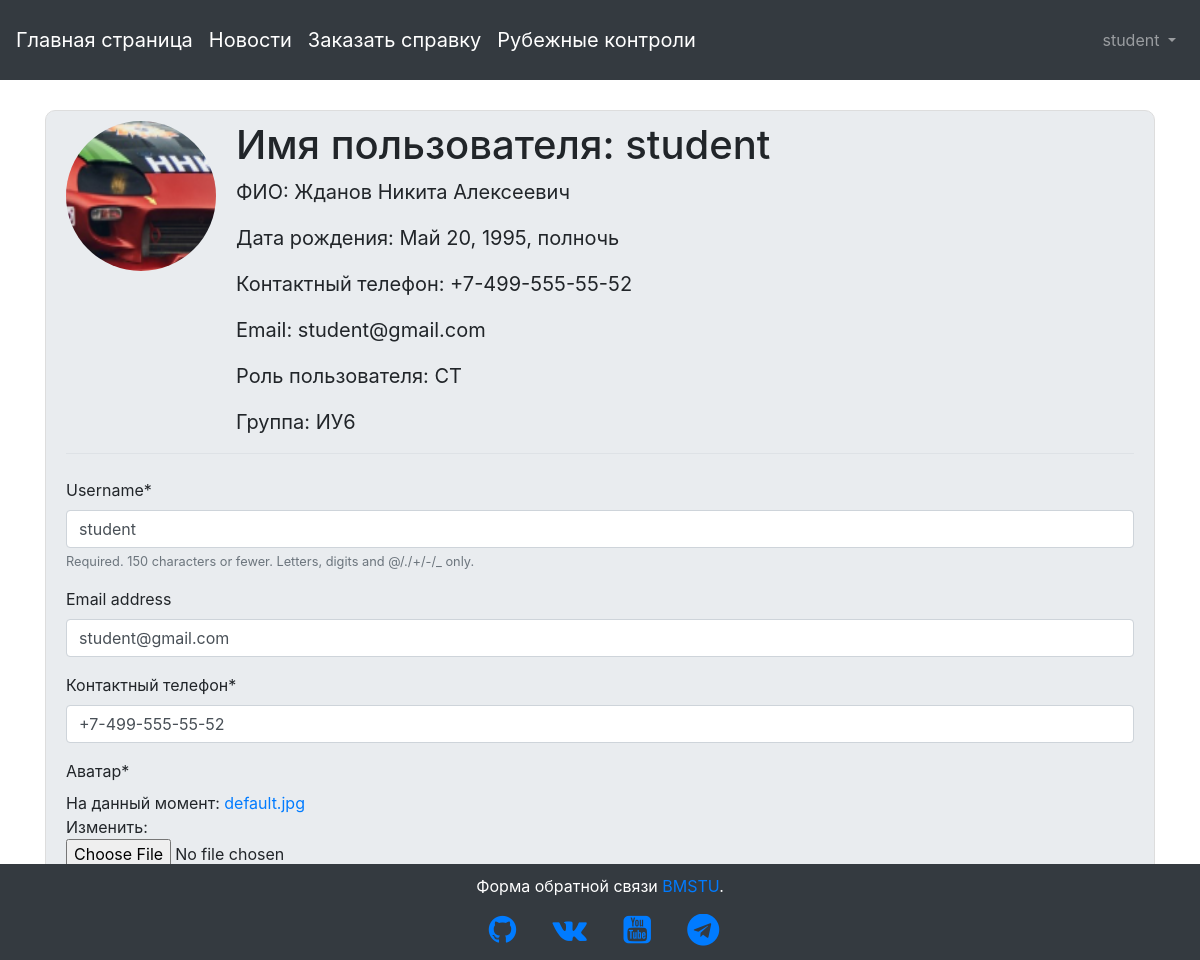
Page /users/user_profile/ (signed in) on the committed database.
### users/models.py (models this page shows, shortened)
class CustomUser(AbstractUser):
    date_of_birth = models.DateTimeField(verbose_name='Дата рождения', default=date.today)
    full_name = models.CharField(max_length=255, verbose_name='ФИО', null=True)
    phone_no = models.CharField(max_length=255, verbose_name='Контактный телефон', default='+7-499-555-55-55')
    STUDENT = 'СТ'
    TEACHER = 'ПР'
    ROLE_CHOICES = (
        (STUDENT, 'Студент'),
        (TEACHER, 'Преподаватель')
    )
    user_role = models.CharField(max_length=2,
        choices=ROLE_CHOICES,
        default=STUDENT,
        verbose_name='Роль пользователя'
    )
    IU1 = 'ИУ1'
    IU2 = 'ИУ2'
    IU3 = 'ИУ3'
    IU4 = 'ИУ4'
    IU5 = 'ИУ5'
    IU6 = 'ИУ6'
    IU7 = 'ИУ7'
    IU8 = 'ИУ8'
    STUDENT_GROUP_CHOICES = (
        (IU1, 'ИУ-1'),
        (IU2, 'ИУ-2'),
        (IU3, 'ИУ-3'),
        (IU4, 'ИУ-4'),
        (IU5, 'ИУ-5'),
        (IU6, 'ИУ-6'),
        (IU7, 'ИУ-7'),
        (IU8, 'ИУ-8')
    )
    student_group = models.CharField(max_length=3,
        choices=STUDENT_GROUP_CHOICES,
        verbose_name='Группа студента',
        default=IU6
    )
    """
    if user_role == STUDENT:
        user_group = ForeignKey(
        Student_group,
        on_delete=models.CASCADE,
        verbose_name = "Группа студента"
    )
    """

class UserProfile(models.Model):
    user = models.OneToOneField(CustomUser, on_delete=models.CASCADE, verbose_name='Пользователь')
    avatar = models.ImageField(upload_to='profile_pics', default='default.jpg', verbose_name='Аватар')

### users/views.py (the view)
# urls.py: path('user_profile/', views.user_profile_view, name='user_profile'),
@login_required
def user_profile_view(request):
    if request.method == 'POST':
        u_form = CustomUserChangeForm(request.POST, instance=request.user)
        p_form = CustomUserProfileForm(request.POST, request.FILES, instance=request.user.userprofile)
        if u_form.is_valid() and p_form.is_valid():
            u_form.save()
            p_form.save()
            return redirect('user_profile')
    else:
        u_form = CustomUserChangeForm(instance=request.user)
        p_form = CustomUserProfileForm(instance=request.user.userprofile)
    context = {
        'u_form': u_form,
        'p_form': p_form
    }
    return render(request, 'user_profile.html', context=context)

### users/forms.py
class CustomUserChangeForm(forms.ModelForm):#UserChangeForm
    class Meta:
        model = CustomUser
        fields = ('username', 'email', 'phone_no')

class CustomUserProfileForm(forms.ModelForm):
    class Meta:
        model = UserProfile
        fields = ('avatar',)

### templates/user_profile.html (shortened to what this page needs)
{% extends 'base.html' %}
{% load crispy_forms_tags %}
{% block content %}
  <div class="content-section">
    <div class="media">
      <img class="rounded-circle account-img" src="{{ user.userprofile.avatar.url }}" alt="">
      <div class="media-body">
        <h2 class="account-heading">Имя пользователя: {{ user.username }}</h2>
        <p class="text-body">ФИО: {{ user.full_name }}</p>
        <p class="text-body">Дата рождения: {{ user.date_of_birth }}</p>
        <p class="text-body">Контактный телефон: {{ user.phone_no }}</p>
        <p class="text-body">Email: {{ user.email }}</p>
        <p class="text-body">Роль пользователя: {{ user.user_role }}</p>
        {% if user.user_role == 'СТ' %}
          <p class="text-body">Группа: {{ user.student_group }}</p>
        {% endif %}
      </div>
    </div>
    <form method="POST" enctype="multipart/form-data">
      <fieldset class="form-group">
        <legend class="border-bottom mb-4"></legend>
          {{ u_form|crispy }}
          {{ p_form|crispy }}
      </fieldset>
      <div class="form-group">
        <button class="btn btn-success ml-2" type="submit">Изменить данные</button>
      </div>
    </form>
{% endblock %}

### templates/base.html (shortened to what this page needs)
{% load static %}
<!doctype html>
<html lang="en">
  <head>
    <link rel="stylesheet" href="https://stackpath.bootstrapcdn.com/bootstrap/4.1.3/css/bootstrap.min.css">
    <link rel="stylesheet" href="https://cdnjs.cloudflare.com/ajax/libs/font-awesome/4.7.0/css/font-awesome.min.css">
    <link rel="stylesheet" href="{% static 'css/base.css' %}" type="text/css">
  </head>
  <body>
    <nav class="navbar fixed-top navbar-expand-md navbar-dark bg-dark mb-4" style="height: 80px;">
      <a class="navbar-brand" href="{% url 'home' %}">Главная страница</a>
      <a class="navbar-brand" href="{% url 'article_list' %}">Новости</a>
      {% if user.user_role == 'СТ' %}
        <a class="navbar-brand" href="{% url 'order_new' %}">Заказать справку</a>
      {% endif %}
      <a class="navbar-brand" href="{% url 'rk_list' %}">Рубежные контроли</a>
      <div class="collapse navbar-collapse" id="navbarCollapse">
        {% if user.is_authenticated %}
          <ul class="navbar-nav ml-auto">
            <li class="nav-item">
              <a class="nav-link dropdown-toggle" href="#" id="userMenu" data-toggle="dropdown" aria-haspopup="true" aria-expanded="false">
                {{ user.username }}
              </a>
            </li>
          </ul>
        {% else %}
          <form class="form-inline ml-auto">
            <a href="{% url 'login' %}" class="btn btn-outline-secondary">
            Войти</a>
          </form>
        {% endif %}
      </div>
    </nav>
    <div class="container" style="top: 110px; bottom: 120px; margin-bottom: 100px; position: relative;">
      {% block content %}
      {% endblock content %}
    </div>
  </body>
  <footer class="blog-footer fixed-bottom" style="height: 96px; width: 100%; left: 0px; right: 0px; text-align: center; color: white; background-color: #343a40!important; margin-top: 100px;">
    <p style="margin-top: 10px;">Форма обратной связи <a href="{% url 'feedback_new' %}">BMSTU</a>.</p>
    <div class="soc-icons">
      <ul>
        <li><a href="https://github.com/arthanadftz" target="_blank"><i class="fa fa-github fa-2x"></i></a></li>
        <li><a href="https://github.com/arthanadftz" target="_blank"><i class="fa fa-vk fa-2x"></i></a></li>
        <li><a href="https://github.com/arthanadftz" target="_blank"><i class="fa fa-youtube-square fa-2x"></i></a></li>
        <li><a href="https://github.com/arthanadftz" target="_blank"><i class="fa fa-telegram fa-2x"></i></a></li>
      </ul>
    </div>
  </footer>
</html>

### static/css/base.css (style rules this page uses)
.account-img { height: 150px; width: 150px; margin-right: 20px; margin-bottom: 16px; }
.account-heading { font-size: 2.5rem; }
.content-section { height: 850px; width: auto; background: #e9ecef; padding: 10px 20px; border: 1px solid #dddddd; border-radius: 10px; margin-bottom: 20px; }
.content-section p { font-size: 20px; }
body { background-image: url(http://iu1ni.bmstu.ru/imgs/mstu-logo.png); background-repeat: no-repeat; background-position: center 460px; background-size: 25%; background-color: #ffffff; background-attachment: fixed; }
.soc-icons ul { overflow-x:hidden; white-space:nowrap; height: auto; width: 100%; }
.soc-icons li { margin-right: 2rem; display: inline; }

### rows in the picture
CustomUser: username "student", userprofile.avatar (placeholder picture), full_name "Жданов Никита Алексеевич", date_of_birth "Май 20, 1995, полночь", phone_no "+7-499-555-55-52", email "student@gmail.com", user_role "СТ", student_group "ИУ6"
